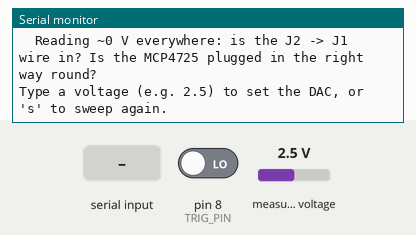
Recording of a sketch running on a simulated Arduino Uno, built with avr-gcc and run on an emulated ATmega328P. On the bench: the last lines printed to the serial monitor. The inputs (shaded band) are chosen by the test bench; at power-on: pin 8 (TRIG_PIN) LOW, measured voltage 2.5 V.

Above: at 2.6 s.
2.7 s: "90,45\n" received over Serial
At 3.1 s:
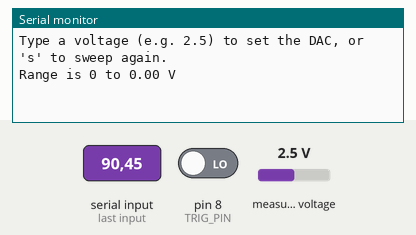
4.2 s: "0\n" received over Serial
At 4.9 s:
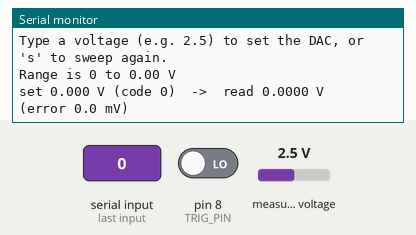
Timing chart, 0 to 7.2 s (numbered marks = the images above; inputs shaded):
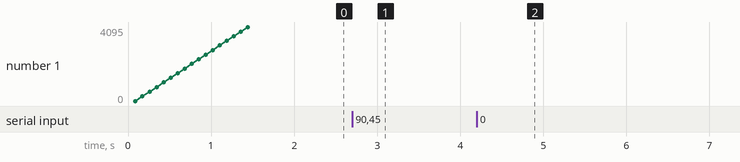

Measured:
- after the input at 2.7 s, the serial monitor: prints a new line at once (image 1)
- after the input at 4.2 s, the serial monitor: prints a new line after 0.08 s (image 2)

The sketch:

DAQ_loopback_test.ino
```cpp
// DAQ shield loopback test: MCP4725 DAC -> ADS1115 ADC
//
// Wiring: one wire from QPS OUT (J2, signal terminal) to SIGNAL IN (J1, signal terminal).
// GND is already shared on the board. Nothing else connected to J1/J2.
//
// Libraries (Library Manager): Adafruit ADS1X15, Adafruit MCP4725
// Board: Arduino Uno. Serial Monitor: 115200 baud.
//
// What it does:
//   1. finds both chips on I2C (ADS1115 0x48, MCP4725 0x60)
//   2. sweeps the DAC 0 -> 4095 in 17 steps, reads each step back on ADS1115 A0
//   3. fits a straight line and reports offset, full scale (= the 5 V rail) and worst error
//   4. then waits for commands: type a voltage (e.g. 1.25) to set the DAC and read it back,
//      or 's' to run the sweep again

#include <Wire.h>
#include <Adafruit_ADS1X15.h>
#include <Adafruit_MCP4725.h>

Adafruit_ADS1115 ads;
Adafruit_MCP4725 dac;

const uint8_t ADS_ADDR = 0x48;
const uint8_t DAC_ADDR = 0x60;   // NOT the library default (0x62)
const uint8_t TRIG_PIN = 8;
const uint8_t ALRT_PIN = 2;

float dacFullScale = 5.0;        // updated by the sweep

float readVolts(uint8_t n = 8) {
  long sum = 0;
  for (uint8_t i = 0; i < n; i++) sum += ads.readADC_SingleEnded(0);
  return ads.computeVolts(sum / n);
}

float setAndRead(uint16_t code) {
  dac.setVoltage(code, false);   // false = don't touch the EEPROM
  delay(10);                     // DAC settles in ~6 us, the 4k7 + 100 nF filter in ~2.5 ms
  readVolts(1);                  // throw away one conversion started before the step
  return readVolts();
}

void sweep() {
  const uint8_t N = 17;
  uint16_t code[N];
  float v[N];

  Serial.println(F("\n  code    V_meas"));
  for (uint8_t i = 0; i < N; i++) {
    code[i] = (i == N - 1) ? 4095 : i * 256;
    v[i] = setAndRead(code[i]);
    Serial.print(F("  ")); Serial.print(code[i]);
    Serial.print(F("\t")); Serial.println(v[i], 4);
  }

  // least-squares line V = a + b*code
  float sx = 0, sy = 0, sxx = 0, sxy = 0;
  for (uint8_t i = 0; i < N; i++) {
    sx += code[i]; sy += v[i];
    sxx += (float)code[i] * code[i]; sxy += (float)code[i] * v[i];
  }
  float b = (N * sxy - sx * sy) / (N * sxx - sx * sx);
  float a = (sy - b * sx) / N;
  dacFullScale = b * 4096.0;

  float worst = 0;
  bool monotonic = true;
  for (uint8_t i = 0; i < N; i++) {
    float err = v[i] - (a + b * code[i]);
    if (fabs(err) > fabs(worst)) worst = err;
    if (i && v[i] <= v[i - 1]) monotonic = false;
  }

  Serial.println();
  Serial.print(F("Offset at code 0:   ")); Serial.print(a * 1000, 1); Serial.println(F(" mV"));
  Serial.print(F("Full scale (= 5V):  ")); Serial.print(dacFullScale, 3); Serial.println(F(" V"));
  Serial.print(F("Worst line error:   ")); Serial.print(worst * 1000, 1); Serial.println(F(" mV"));
  Serial.print(F("Monotonic:          ")); Serial.println(monotonic ? F("yes") : F("NO"));

  bool pass = monotonic && fabs(a) < 0.020 && fabs(worst) < 0.020
              && dacFullScale > 4.5 && dacFullScale < 5.3;
  Serial.println(pass ? F("\nRESULT: PASS") : F("\nRESULT: FAIL  (see notes at the top of the sketch)"));
  if (dacFullScale < 1.0)
    Serial.println(F("  Reading ~0 V everywhere: is the J2 -> J1 wire in? Is the MCP4725 plugged in the right way round?"));

  dac.setVoltage(0, false);
}

bool found(uint8_t addr) {
  Wire.beginTransmission(addr);
  return Wire.endTransmission() == 0;
}

void setup() {
  Serial.begin(115200);
  pinMode(TRIG_PIN, INPUT);      // R3 on the board pulls it low
  pinMode(ALRT_PIN, INPUT);      // the ADS1115 breakout pulls it high
  Serial.println(F("\n=== DAQ shield: MCP4725 -> ADS1115 loopback ==="));

  Wire.begin();
  Wire.setWireTimeout(25000, true);

  bool okAds = found(ADS_ADDR), okDac = found(DAC_ADDR);
  Serial.print(F("ADS1115 @0x48: ")); Serial.println(okAds ? F("found") : F("MISSING"));
  Serial.print(F("MCP4725 @0x60: ")); Serial.println(okDac ? F("found") : F("MISSING"));
  if (!okAds || !okDac) {
    Serial.println(F("Scanning the bus:"));
    for (uint8_t a = 1; a < 127; a++)
      if (found(a)) { Serial.print(F("  device at 0x")); Serial.println(a, HEX); }
    Serial.println(F("Fix it and press reset."));
    while (1);
  }

  ads.begin(ADS_ADDR);
  ads.setGain(GAIN_TWOTHIRDS);           // +/-6.144 V range, 0.1875 mV per count
  ads.setDataRate(RATE_ADS1115_128SPS);
  dac.begin(DAC_ADDR);

  Serial.print(F("D8 (TRIG IN) idle: "));
  Serial.println(digitalRead(TRIG_PIN) ? F("HIGH  <-- expected LOW, check R3") : F("LOW ok"));

  sweep();
  Serial.println(F("\nType a voltage (e.g. 2.5) to set the DAC, or 's' to sweep again."));
}

void loop() {
  if (!Serial.available()) return;
  String line = Serial.readStringUntil('\n');
  line.trim();
  if (line.length() == 0) return;

  if (line == "s" || line == "S") { sweep(); return; }

  float target = line.toFloat();
  if (target < 0 || target > dacFullScale) {
    Serial.print(F("Range is 0 to ")); Serial.print(dacFullScale, 2); Serial.println(F(" V"));
    return;
  }
  uint16_t code = (uint16_t)(target / dacFullScale * 4096.0 + 0.5);
  if (code > 4095) code = 4095;
  float v = setAndRead(code);
  Serial.print(F("set ")); Serial.print(target, 3);
  Serial.print(F(" V (code ")); Serial.print(code);
  Serial.print(F(")  ->  read ")); Serial.print(v, 4);
  Serial.print(F(" V  (error ")); Serial.print((v - target) * 1000, 1); Serial.println(F(" mV)"));
}
```
